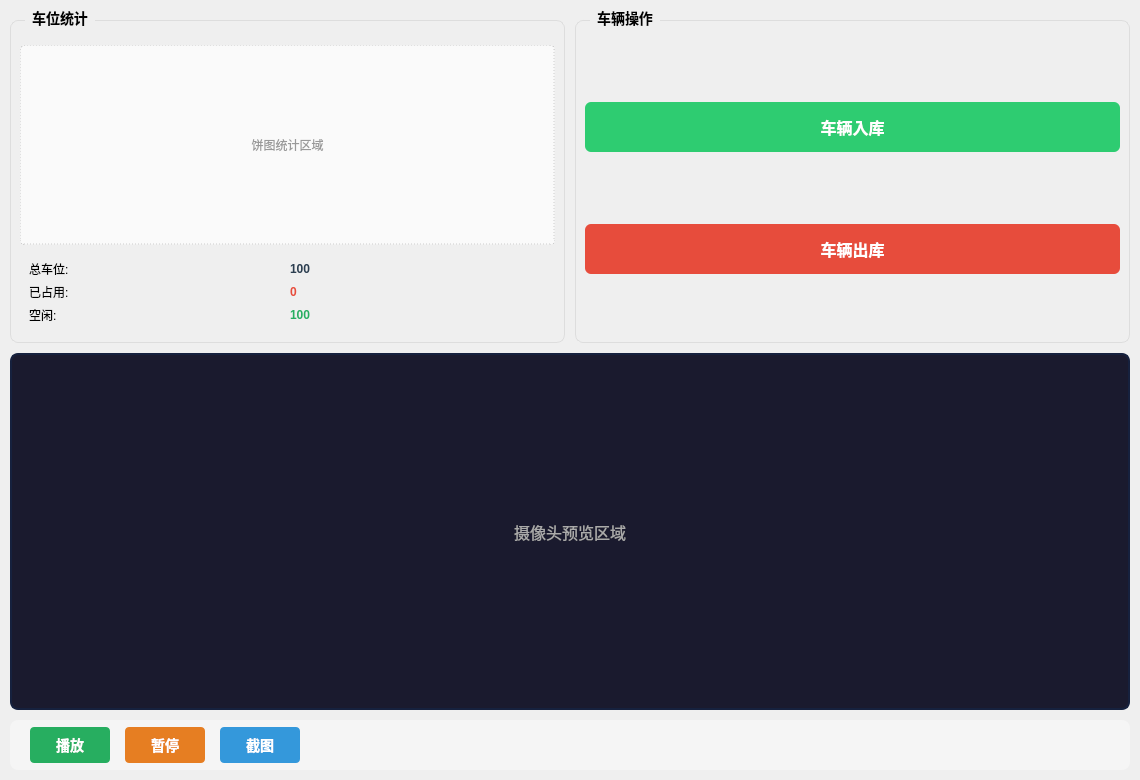
<?xml version="1.0" encoding="UTF-8"?>
<ui version="4.0">
 <class>HomePage</class>
 <widget class="QWidget" name="HomePage">
  <property name="geometry">
   <rect>
    <x>0</x>
    <y>0</y>
    <width>1140</width>
    <height>780</height>
   </rect>
  </property>
  <property name="windowTitle">
   <string>HomePage</string>
  </property>
  <layout class="QVBoxLayout" name="mainLayout">
   <property name="spacing">
    <number>10</number>
   </property>
   <property name="leftMargin">
    <number>10</number>
   </property>
   <property name="topMargin">
    <number>10</number>
   </property>
   <property name="rightMargin">
    <number>10</number>
   </property>
   <property name="bottomMargin">
    <number>10</number>
   </property>
   <item>
    <layout class="QHBoxLayout" name="topAreaLayout">
     <property name="spacing">
      <number>10</number>
     </property>
     <item>
      <widget class="QGroupBox" name="statsGroup">
       <property name="sizePolicy">
        <sizepolicy hsizetype="Preferred" vsizetype="Preferred">
         <horstretch>1</horstretch>
         <verstretch>0</verstretch>
        </sizepolicy>
       </property>
       <property name="minimumSize">
        <size>
         <width>280</width>
         <height>0</height>
        </size>
       </property>
       <property name="title">
        <string>车位统计</string>
       </property>
       <property name="styleSheet">
        <string notr="true">QGroupBox {
    font-size: 14px;
    font-weight: bold;
    border: 1px solid #ddd;
    border-radius: 8px;
    margin-top: 10px;
    padding-top: 15px;
}
QGroupBox::title {
    subcontrol-origin: margin;
    left: 15px;
    padding: 0 5px;
}</string>
       </property>
       <layout class="QVBoxLayout" name="statsLayout">
        <item>
         <widget class="QLabel" name="chartPlaceholder">
          <property name="minimumSize">
           <size>
            <width>0</width>
            <height>200</height>
           </size>
          </property>
          <property name="styleSheet">
           <string notr="true">QLabel {
    background-color: #fafafa;
    border: 1px dashed #ccc;
    border-radius: 4px;
    color: #999;
    font-size: 12px;
}</string>
          </property>
          <property name="text">
           <string>饼图统计区域</string>
          </property>
          <property name="alignment">
           <set>Qt::AlignCenter</set>
          </property>
         </widget>
        </item>
        <item>
         <widget class="QWidget" name="statsInfo" native="true">
          <layout class="QGridLayout" name="statsInfoLayout">
           <property name="spacing">
            <number>5</number>
           </property>
           <item row="0" column="0">
            <widget class="QLabel" name="labelTotal">
             <property name="text">
              <string>总车位:</string>
             </property>
            </widget>
           </item>
           <item row="0" column="1">
            <widget class="QLabel" name="valueTotal">
             <property name="text">
              <string>100</string>
             </property>
             <property name="styleSheet">
              <string notr="true">font-weight: bold; color: #2c3e50;</string>
             </property>
            </widget>
           </item>
           <item row="1" column="0">
            <widget class="QLabel" name="labelOccupied">
             <property name="text">
              <string>已占用:</string>
             </property>
            </widget>
           </item>
           <item row="1" column="1">
            <widget class="QLabel" name="valueOccupied">
             <property name="text">
              <string>0</string>
             </property>
             <property name="styleSheet">
              <string notr="true">font-weight: bold; color: #e74c3c;</string>
             </property>
            </widget>
           </item>
           <item row="2" column="0">
            <widget class="QLabel" name="labelAvailable">
             <property name="text">
              <string>空闲:</string>
             </property>
            </widget>
           </item>
           <item row="2" column="1">
            <widget class="QLabel" name="valueAvailable">
             <property name="text">
              <string>100</string>
             </property>
             <property name="styleSheet">
              <string notr="true">font-weight: bold; color: #27ae60;</string>
             </property>
            </widget>
           </item>
          </layout>
         </widget>
        </item>
       </layout>
      </widget>
     </item>
     <item>
      <widget class="QGroupBox" name="vehicleGroup">
       <property name="sizePolicy">
        <sizepolicy hsizetype="Preferred" vsizetype="Preferred">
         <horstretch>1</horstretch>
         <verstretch>0</verstretch>
        </sizepolicy>
       </property>
       <property name="minimumSize">
        <size>
         <width>280</width>
         <height>0</height>
        </size>
       </property>
       <property name="title">
        <string>车辆操作</string>
       </property>
       <property name="styleSheet">
        <string notr="true">QGroupBox {
    font-size: 14px;
    font-weight: bold;
    border: 1px solid #ddd;
    border-radius: 8px;
    margin-top: 10px;
    padding-top: 15px;
}
QGroupBox::title {
    subcontrol-origin: margin;
    left: 15px;
    padding: 0 5px;
}</string>
       </property>
       <layout class="QVBoxLayout" name="vehicleLayout">
        <property name="spacing">
         <number>15</number>
        </property>
        <item>
         <widget class="QPushButton" name="btnVehicleIn">
          <property name="minimumSize">
           <size>
            <width>0</width>
            <height>50</height>
           </size>
          </property>
          <property name="styleSheet">
           <string notr="true">QPushButton {
    background-color: #2ecc71;
    color: white;
    border: none;
    border-radius: 6px;
    font-size: 16px;
    font-weight: bold;
}
QPushButton:hover {
    background-color: #27ae60;
}
QPushButton:pressed {
    background-color: #1e8449;
}</string>
          </property>
          <property name="text">
           <string>车辆入库</string>
          </property>
         </widget>
        </item>
        <item>
         <widget class="QPushButton" name="btnVehicleOut">
          <property name="minimumSize">
           <size>
            <width>0</width>
            <height>50</height>
           </size>
          </property>
          <property name="styleSheet">
           <string notr="true">QPushButton {
    background-color: #e74c3c;
    color: white;
    border: none;
    border-radius: 6px;
    font-size: 16px;
    font-weight: bold;
}
QPushButton:hover {
    background-color: #c0392b;
}
QPushButton:pressed {
    background-color: #a93226;
}</string>
          </property>
          <property name="text">
           <string>车辆出库</string>
          </property>
         </widget>
        </item>
       </layout>
      </widget>
     </item>
    </layout>
   </item>
   <item>
    <widget class="QLabel" name="cameraPreview">
     <property name="sizePolicy">
      <sizepolicy hsizetype="Expanding" vsizetype="Expanding">
       <horstretch>0</horstretch>
       <verstretch>1</verstretch>
      </sizepolicy>
     </property>
     <property name="minimumSize">
      <size>
       <width>400</width>
       <height>300</height>
      </size>
     </property>
     <property name="styleSheet">
      <string notr="true">QLabel {
    background-color: #1a1a2e;
    border: 2px solid #16213e;
    border-radius: 8px;
    color: #aaa;
    font-size: 16px;
}</string>
     </property>
     <property name="text">
      <string>摄像头预览区域</string>
     </property>
     <property name="alignment">
      <set>Qt::AlignCenter</set>
     </property>
    </widget>
   </item>
   <item>
    <widget class="QWidget" name="controlBar" native="true">
     <property name="minimumSize">
      <size>
       <width>0</width>
       <height>50</height>
      </size>
     </property>
     <property name="styleSheet">
      <string notr="true">QWidget {
    background-color: #f5f5f5;
    border-radius: 8px;
}</string>
     </property>
     <layout class="QHBoxLayout" name="controlLayout">
      <property name="spacing">
       <number>15</number>
      </property>
      <property name="leftMargin">
       <number>20</number>
      </property>
      <property name="topMargin">
       <number>5</number>
      </property>
      <property name="rightMargin">
       <number>20</number>
      </property>
      <property name="bottomMargin">
       <number>5</number>
      </property>
      <item>
       <widget class="QPushButton" name="btnPlay">
        <property name="minimumSize">
         <size>
          <width>80</width>
          <height>36</height>
         </size>
        </property>
        <property name="styleSheet">
         <string notr="true">QPushButton {
    background-color: #27ae60;
    color: white;
    border: none;
    border-radius: 4px;
    font-size: 14px;
    font-weight: bold;
}
QPushButton:hover {
    background-color: #2ecc71;
}
QPushButton:pressed {
    background-color: #1e8449;
}</string>
        </property>
        <property name="text">
         <string>播放</string>
        </property>
       </widget>
      </item>
      <item>
       <widget class="QPushButton" name="btnPause">
        <property name="minimumSize">
         <size>
          <width>80</width>
          <height>36</height>
         </size>
        </property>
        <property name="styleSheet">
         <string notr="true">QPushButton {
    background-color: #e67e22;
    color: white;
    border: none;
    border-radius: 4px;
    font-size: 14px;
    font-weight: bold;
}
QPushButton:hover {
    background-color: #f39c12;
}
QPushButton:pressed {
    background-color: #d35400;
}</string>
        </property>
        <property name="text">
         <string>暂停</string>
        </property>
       </widget>
      </item>
      <item>
       <widget class="QPushButton" name="btnCapture">
        <property name="minimumSize">
         <size>
          <width>80</width>
          <height>36</height>
         </size>
        </property>
        <property name="styleSheet">
         <string notr="true">QPushButton {
    background-color: #3498db;
    color: white;
    border: none;
    border-radius: 4px;
    font-size: 14px;
    font-weight: bold;
}
QPushButton:hover {
    background-color: #5dade2;
}
QPushButton:pressed {
    background-color: #2980b9;
}</string>
        </property>
        <property name="text">
         <string>截图</string>
        </property>
       </widget>
      </item>
      <item>
       <spacer name="controlSpacer">
        <property name="orientation">
         <enum>Qt::Horizontal</enum>
        </property>
        <property name="sizeHint" stdset="0">
         <size>
          <width>40</width>
          <height>20</height>
         </size>
        </property>
       </spacer>
      </item>
     </layout>
    </widget>
   </item>
  </layout>
 </widget>
 <resources/>
 <connections/>
</ui>
